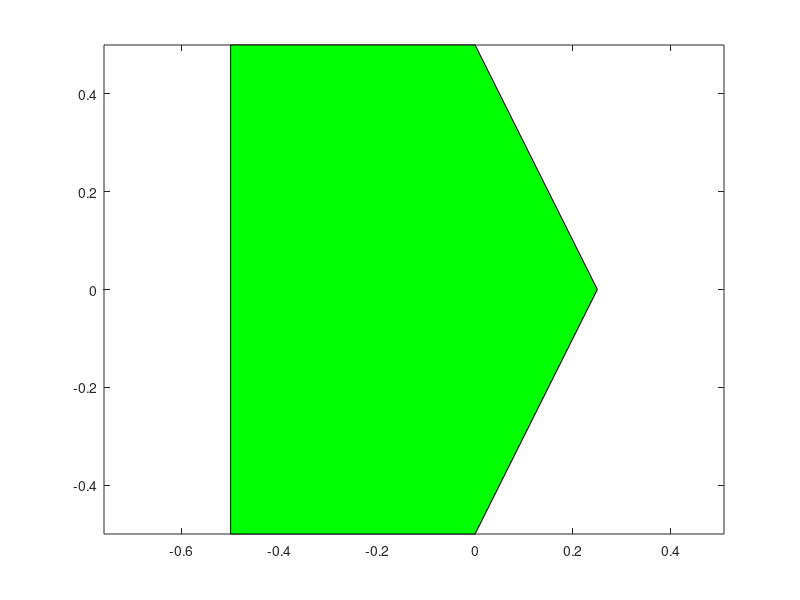

The MATLAB source for this figure: (Note: this script raises an error after producing the figure.)
clc; clear all; close all;

%%
rob = [0.5  0  -1 -1  0; 
       0    1   1 -1 -1] * 0.5;
%%
figure('name', 'Robot appearance')
patch(rob(1, :), rob(2, :), 'g');
axis equal;
box on;
print('-dpng', 'robotbody.png');
%%
Xwa  = [5; 3; degtorad(50)];
Xab  = [4; 2; degtorad(20)];
Xwb  = compound(Xwa, Xab);
%%
robA = compound(Xwa, rob);
robB = compound(Xwb, rob);
%% 
figure('name', 'Visualization of robot body')
hold on;
axis equal;
grid minor;
xlim([0, 8]);
ylim([0, 8]);
pRobA = patch(robA(1, :), robA(2, :), [255,215,0]/255);
text(Xwa(1), Xwa(2), '\leftarrow  X_{wa}', 'FontSize', 18);
pRobB = patch(robB(1, :), robB(2, :), [127,255,0]/255);
text(Xwb(1), Xwb(2), '\leftarrow  X_{wb}', 'FontSize', 18);
print('-dpng', 'tworobot.png');